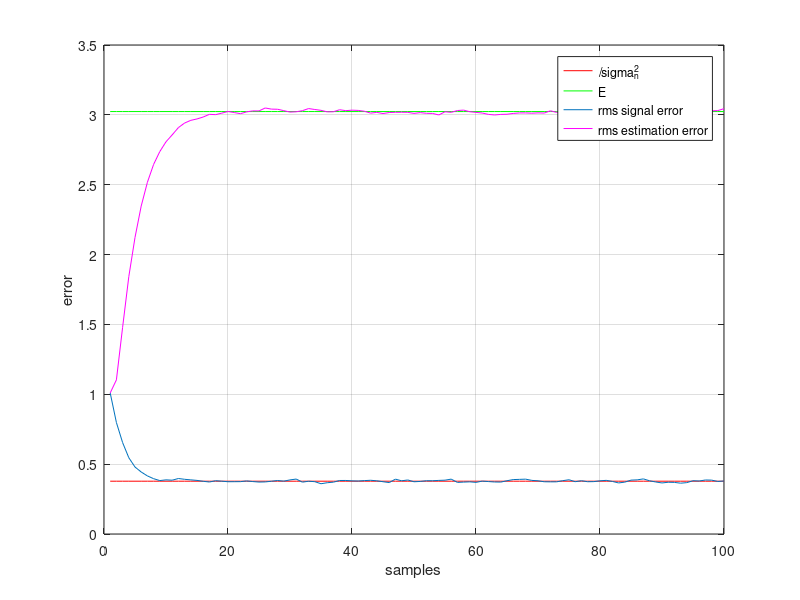
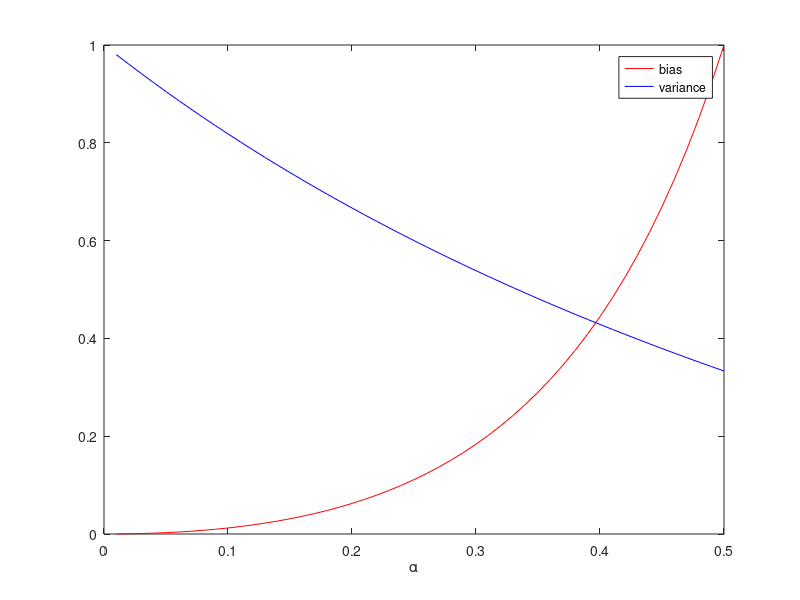

The MATLAB source for these figures, in order:
%function output = IIRFilter(z,filter)
clear all;
t = 0:99;
N = length(t);
t = t';
a = 1;
b = 0;
s = a*t+b;
alpha = 0.75;
sigma = 1;
Nruns = 1000;
for i=1:Nruns
    i
    z = s + sigma*randn(N,1);
    xhat = z(1);
    output.xhat(1) = xhat;
    shat = s(1);
    output.shat(1) = shat;
    for n=2:N; %frame index
        zn = z(n);
        xhat = zn*(1-alpha) + xhat*alpha;
        shat = s(n)*(1-alpha) + shat*alpha;
        output.xhat(n,1) = xhat;
        output.shat(n,1) = shat;
    end
    e = output.xhat - output.shat;
    e2 = output.xhat - s;
    e_avg(i,:) = e';
    e2_avg(i,:) = e2';
end
E = (1-alpha)./(1+alpha)*sigma^2 + alpha^2/(1-alpha)^2;
sigmax2 = (1-alpha)/(1+alpha)*sigma^2
e_avg = sum(e_avg.^2)/Nruns;
e2_avg = sum(e2_avg.^2)/Nruns;
figure,plot(sqrt(sigmax2)*ones(100,1),'r');
hold on;
plot(sqrt(E)*ones(100,1),'g');plot(sqrt(e_avg));
plot(sqrt(e2_avg),'m')
grid;
xlabel('samples');ylabel('error');
legend('/sigma_n^{2}','E','rms signal error','rms estimation error')


a = 0.01:.01:.5;
figure,plot(a,a.^2./(1-a).^2,'r');hold on; plot(a, (1-a)./(1+a) ,'b');
xlabel('\alpha');legend('bias','variance');
